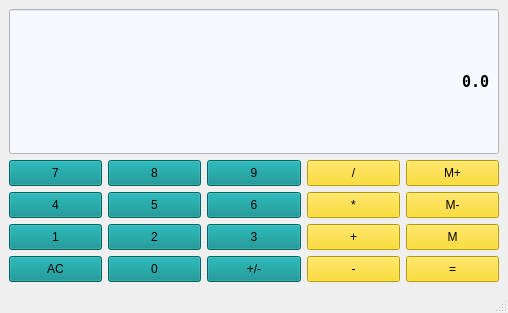
<?xml version="1.0" encoding="UTF-8"?>
<ui version="4.0">
 <class>calculator</class>
 <widget class="QMainWindow" name="calculator">
  <property name="geometry">
   <rect>
    <x>0</x>
    <y>0</y>
    <width>508</width>
    <height>313</height>
   </rect>
  </property>
  <property name="sizePolicy">
   <sizepolicy hsizetype="Preferred" vsizetype="Expanding">
    <horstretch>0</horstretch>
    <verstretch>0</verstretch>
   </sizepolicy>
  </property>
  <property name="windowTitle">
   <string>calculator</string>
  </property>
  <widget class="QWidget" name="centralwidget">
   <layout class="QGridLayout" name="gridLayout">
    <item row="1" column="2">
     <widget class="QPushButton" name="Button9">
      <property name="sizePolicy">
       <sizepolicy hsizetype="Preferred" vsizetype="Preferred">
        <horstretch>0</horstretch>
        <verstretch>0</verstretch>
       </sizepolicy>
      </property>
      <property name="styleSheet">
       <string notr="true">QPushButton {
background-color: #008B8B;
borders: 1px solid gray ;
padding: 5px ;
}

QPushButton:pressed {
background-color: #00FFFF;
borders: 1px solid gray ;
padding: 5px ;
}</string>
      </property>
      <property name="text">
       <string>9</string>
      </property>
     </widget>
    </item>
    <item row="1" column="4">
     <widget class="QPushButton" name="MemAdd">
      <property name="sizePolicy">
       <sizepolicy hsizetype="Preferred" vsizetype="Preferred">
        <horstretch>0</horstretch>
        <verstretch>0</verstretch>
       </sizepolicy>
      </property>
      <property name="styleSheet">
       <string notr="true">QPushButton {
background-color: #FFD700 ;
borders: 1px solid gray ;
padding: 5px ;
}

QPushButton:pressed {
background-color: #00FFFF;
borders: 1px solid gray ;
padding: 5px ;
}</string>
      </property>
      <property name="text">
       <string>M+</string>
      </property>
     </widget>
    </item>
    <item row="2" column="2">
     <widget class="QPushButton" name="Button6">
      <property name="sizePolicy">
       <sizepolicy hsizetype="Preferred" vsizetype="Preferred">
        <horstretch>0</horstretch>
        <verstretch>0</verstretch>
       </sizepolicy>
      </property>
      <property name="styleSheet">
       <string notr="true">QPushButton {
background-color: #008B8B;
borders: 1px solid gray ;
padding: 5px ;
}

QPushButton:pressed {
background-color: #00FFFF;
borders: 1px solid gray ;
padding: 5px ;
}</string>
      </property>
      <property name="text">
       <string>6</string>
      </property>
     </widget>
    </item>
    <item row="3" column="1">
     <widget class="QPushButton" name="Button2">
      <property name="sizePolicy">
       <sizepolicy hsizetype="Preferred" vsizetype="Preferred">
        <horstretch>0</horstretch>
        <verstretch>0</verstretch>
       </sizepolicy>
      </property>
      <property name="styleSheet">
       <string notr="true">QPushButton {
background-color: #008B8B;
borders: 1px solid gray ;
padding: 5px ;
}

QPushButton:pressed {
background-color: #00FFFF;
borders: 1px solid gray ;
padding: 5px ;
}</string>
      </property>
      <property name="text">
       <string>2</string>
      </property>
     </widget>
    </item>
    <item row="1" column="1">
     <widget class="QPushButton" name="Button8">
      <property name="sizePolicy">
       <sizepolicy hsizetype="Preferred" vsizetype="Preferred">
        <horstretch>0</horstretch>
        <verstretch>0</verstretch>
       </sizepolicy>
      </property>
      <property name="styleSheet">
       <string notr="true">QPushButton {
background-color: #008B8B;
borders: 1px solid gray ;
padding: 5px ;
}

QPushButton:pressed {
background-color: #00FFFF;
borders: 1px solid gray ;
padding: 5px ;
}</string>
      </property>
      <property name="text">
       <string>8</string>
      </property>
     </widget>
    </item>
    <item row="3" column="0">
     <widget class="QPushButton" name="Button1">
      <property name="sizePolicy">
       <sizepolicy hsizetype="Preferred" vsizetype="Preferred">
        <horstretch>0</horstretch>
        <verstretch>0</verstretch>
       </sizepolicy>
      </property>
      <property name="styleSheet">
       <string notr="true">QPushButton {
background-color: #008B8B;
borders: 1px solid gray ;
padding: 5px ;
}

QPushButton:pressed {
background-color: #00FFFF;
borders: 1px solid gray ;
padding: 5px ;
}</string>
      </property>
      <property name="text">
       <string>1</string>
      </property>
     </widget>
    </item>
    <item row="1" column="3">
     <widget class="QPushButton" name="Division">
      <property name="sizePolicy">
       <sizepolicy hsizetype="Preferred" vsizetype="Preferred">
        <horstretch>0</horstretch>
        <verstretch>0</verstretch>
       </sizepolicy>
      </property>
      <property name="styleSheet">
       <string notr="true">QPushButton {
background-color: #FFD700 ;
borders: 1px solid gray ;
padding: 5px ;
}

QPushButton:pressed {
background-color: #00FFFF;
borders: 1px solid gray ;
padding: 5px ;
}</string>
      </property>
      <property name="text">
       <string>/</string>
      </property>
     </widget>
    </item>
    <item row="2" column="0">
     <widget class="QPushButton" name="Button4">
      <property name="sizePolicy">
       <sizepolicy hsizetype="Preferred" vsizetype="Preferred">
        <horstretch>0</horstretch>
        <verstretch>0</verstretch>
       </sizepolicy>
      </property>
      <property name="styleSheet">
       <string notr="true">QPushButton {
background-color: #008B8B;
borders: 1px solid gray ;
padding: 5px ;
}

QPushButton:pressed {
background-color: #00FFFF;
borders: 1px solid gray ;
padding: 5px ;
}</string>
      </property>
      <property name="text">
       <string>4</string>
      </property>
     </widget>
    </item>
    <item row="2" column="4">
     <widget class="QPushButton" name="MemClear">
      <property name="sizePolicy">
       <sizepolicy hsizetype="Preferred" vsizetype="Preferred">
        <horstretch>0</horstretch>
        <verstretch>0</verstretch>
       </sizepolicy>
      </property>
      <property name="styleSheet">
       <string notr="true">QPushButton {
background-color: #FFD700 ;
borders: 1px solid gray ;
padding: 5px ;
}

QPushButton:pressed {
background-color: #00FFFF;
borders: 1px solid gray ;
padding: 5px ;
}</string>
      </property>
      <property name="text">
       <string>M-</string>
      </property>
     </widget>
    </item>
    <item row="3" column="2">
     <widget class="QPushButton" name="Button3">
      <property name="sizePolicy">
       <sizepolicy hsizetype="Preferred" vsizetype="Preferred">
        <horstretch>0</horstretch>
        <verstretch>0</verstretch>
       </sizepolicy>
      </property>
      <property name="styleSheet">
       <string notr="true">QPushButton {
background-color: #008B8B;
borders: 1px solid gray ;
padding: 5px ;
}

QPushButton:pressed {
background-color: #00FFFF;
borders: 1px solid gray ;
padding: 5px ;
}</string>
      </property>
      <property name="text">
       <string>3</string>
      </property>
     </widget>
    </item>
    <item row="1" column="0">
     <widget class="QPushButton" name="Button7">
      <property name="sizePolicy">
       <sizepolicy hsizetype="Preferred" vsizetype="Preferred">
        <horstretch>0</horstretch>
        <verstretch>0</verstretch>
       </sizepolicy>
      </property>
      <property name="styleSheet">
       <string notr="true">QPushButton {
background-color: #008B8B;
borders: 1px solid gray ;
padding: 5px ;
}

QPushButton:pressed {
background-color: #00FFFF;
borders: 1px solid gray ;
padding: 5px ;
}</string>
      </property>
      <property name="text">
       <string>7</string>
      </property>
     </widget>
    </item>
    <item row="3" column="3">
     <widget class="QPushButton" name="Add">
      <property name="sizePolicy">
       <sizepolicy hsizetype="Preferred" vsizetype="Preferred">
        <horstretch>0</horstretch>
        <verstretch>0</verstretch>
       </sizepolicy>
      </property>
      <property name="styleSheet">
       <string notr="true">QPushButton {
background-color: #FFD700 ;
borders: 1px solid gray ;
padding: 5px ;
}

QPushButton:pressed {
background-color: #00FFFF;
borders: 1px solid gray ;
padding: 5px ;
}</string>
      </property>
      <property name="text">
       <string>+</string>
      </property>
     </widget>
    </item>
    <item row="3" column="4">
     <widget class="QPushButton" name="MemGet">
      <property name="sizePolicy">
       <sizepolicy hsizetype="Preferred" vsizetype="Preferred">
        <horstretch>0</horstretch>
        <verstretch>0</verstretch>
       </sizepolicy>
      </property>
      <property name="styleSheet">
       <string notr="true">QPushButton {
background-color: #FFD700 ;
borders: 1px solid gray ;
padding: 5px ;
}

QPushButton:pressed {
background-color: #00FFFF;
borders: 1px solid gray ;
padding: 5px ;
}</string>
      </property>
      <property name="text">
       <string>M</string>
      </property>
     </widget>
    </item>
    <item row="2" column="1">
     <widget class="QPushButton" name="Button5">
      <property name="sizePolicy">
       <sizepolicy hsizetype="Preferred" vsizetype="Preferred">
        <horstretch>0</horstretch>
        <verstretch>0</verstretch>
       </sizepolicy>
      </property>
      <property name="styleSheet">
       <string notr="true">QPushButton {
background-color: #008B8B;
borders: 1px solid gray ;
padding: 5px ;
}

QPushButton:pressed {
background-color: #00FFFF;
borders: 1px solid gray ;
padding: 5px ;
}</string>
      </property>
      <property name="text">
       <string>5</string>
      </property>
     </widget>
    </item>
    <item row="2" column="3">
     <widget class="QPushButton" name="Multiply">
      <property name="sizePolicy">
       <sizepolicy hsizetype="Preferred" vsizetype="Preferred">
        <horstretch>0</horstretch>
        <verstretch>0</verstretch>
       </sizepolicy>
      </property>
      <property name="styleSheet">
       <string notr="true">QPushButton {
background-color: #FFD700 ;
borders: 1px solid gray ;
padding: 5px ;
}

QPushButton:pressed {
background-color: #00FFFF;
borders: 1px solid gray ;
padding: 5px ;
}</string>
      </property>
      <property name="text">
       <string>*</string>
      </property>
     </widget>
    </item>
    <item row="4" column="0">
     <widget class="QPushButton" name="Clear">
      <property name="sizePolicy">
       <sizepolicy hsizetype="Preferred" vsizetype="Preferred">
        <horstretch>0</horstretch>
        <verstretch>0</verstretch>
       </sizepolicy>
      </property>
      <property name="styleSheet">
       <string notr="true">QPushButton {
background-color: #008B8B;
borders: 1px solid gray ;
padding: 5px ;
}

QPushButton:pressed {
background-color: #00FFFF;
borders: 1px solid gray ;
padding: 5px ;
}</string>
      </property>
      <property name="text">
       <string>AC</string>
      </property>
     </widget>
    </item>
    <item row="4" column="1">
     <widget class="QPushButton" name="Button0">
      <property name="sizePolicy">
       <sizepolicy hsizetype="Preferred" vsizetype="Preferred">
        <horstretch>0</horstretch>
        <verstretch>0</verstretch>
       </sizepolicy>
      </property>
      <property name="styleSheet">
       <string notr="true">QPushButton {
background-color: #008B8B;
borders: 1px solid gray ;
padding: 5px ;
}

QPushButton:pressed {
background-color: #00FFFF;
borders: 1px solid gray ;
padding: 5px ;
}</string>
      </property>
      <property name="text">
       <string>0</string>
      </property>
     </widget>
    </item>
    <item row="4" column="2">
     <widget class="QPushButton" name="ChangeSign">
      <property name="sizePolicy">
       <sizepolicy hsizetype="Preferred" vsizetype="Preferred">
        <horstretch>0</horstretch>
        <verstretch>0</verstretch>
       </sizepolicy>
      </property>
      <property name="styleSheet">
       <string notr="true">QPushButton {
background-color: #008B8B;
borders: 1px solid gray ;
padding: 5px ;
}

QPushButton:pressed {
background-color: #00FFFF;
borders: 1px solid gray ;
padding: 5px ;
}</string>
      </property>
      <property name="text">
       <string>+/-</string>
      </property>
     </widget>
    </item>
    <item row="4" column="3">
     <widget class="QPushButton" name="Subtract">
      <property name="sizePolicy">
       <sizepolicy hsizetype="Preferred" vsizetype="Preferred">
        <horstretch>0</horstretch>
        <verstretch>0</verstretch>
       </sizepolicy>
      </property>
      <property name="styleSheet">
       <string notr="true">QPushButton {
background-color: #FFD700 ;
borders: 1px solid gray ;
padding: 5px ;
}

QPushButton:pressed {
background-color: #00FFFF;
borders: 1px solid gray ;
padding: 5px ;
}</string>
      </property>
      <property name="text">
       <string>-</string>
      </property>
     </widget>
    </item>
    <item row="4" column="4">
     <widget class="QPushButton" name="Equals">
      <property name="sizePolicy">
       <sizepolicy hsizetype="Preferred" vsizetype="Preferred">
        <horstretch>0</horstretch>
        <verstretch>0</verstretch>
       </sizepolicy>
      </property>
      <property name="styleSheet">
       <string notr="true">QPushButton {
background-color: #FFD700 ;
borders: 1px solid gray ;
padding: 5px ;
}

QPushButton:pressed {
background-color: #00FFFF;
borders: 1px solid gray ;
padding: 5px ;
}</string>
      </property>
      <property name="text">
       <string>=</string>
      </property>
     </widget>
    </item>
    <item row="0" column="0" colspan="5">
     <widget class="QLineEdit" name="Display">
      <property name="sizePolicy">
       <sizepolicy hsizetype="Preferred" vsizetype="Expanding">
        <horstretch>0</horstretch>
        <verstretch>0</verstretch>
       </sizepolicy>
      </property>
      <property name="font">
       <font>
        <family>Terminal</family>
        <pointsize>11</pointsize>
        <weight>75</weight>
        <bold>true</bold>
       </font>
      </property>
      <property name="styleSheet">
       <string notr="true">QLineEdit {
background-color: #F8F8FF;
borders: 1px solid gray ;
padding: 5px ;
}</string>
      </property>
      <property name="text">
       <string>0.0</string>
      </property>
      <property name="alignment">
       <set>Qt::AlignRight|Qt::AlignTrailing|Qt::AlignVCenter</set>
      </property>
     </widget>
    </item>
   </layout>
  </widget>
  <widget class="QMenuBar" name="menubar">
   <property name="geometry">
    <rect>
     <x>0</x>
     <y>0</y>
     <width>508</width>
     <height>26</height>
    </rect>
   </property>
  </widget>
  <widget class="QStatusBar" name="statusbar"/>
 </widget>
 <resources/>
 <connections/>
</ui>
